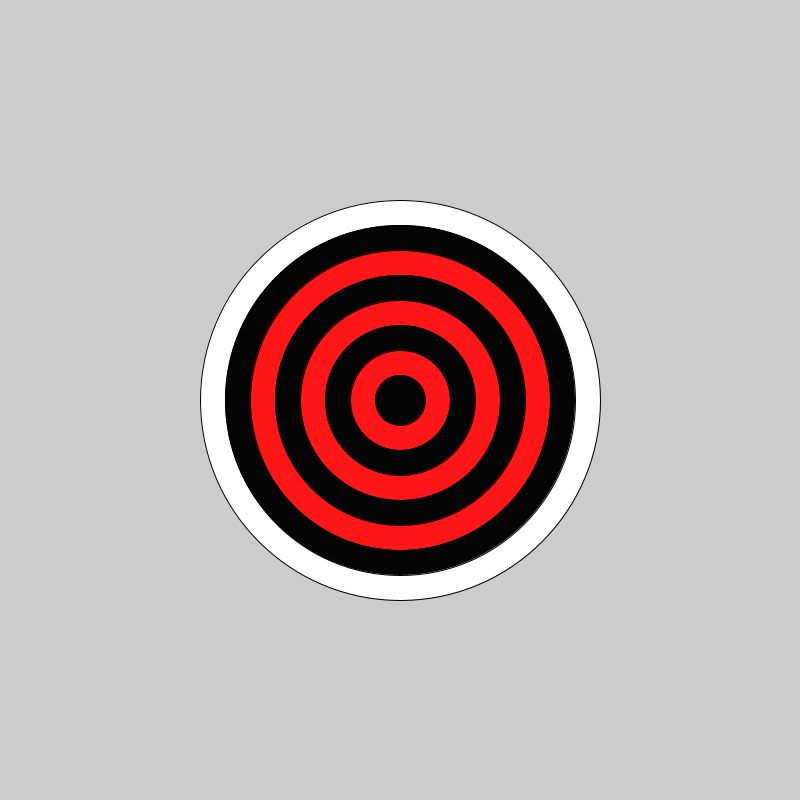
Frame 1 (no input)
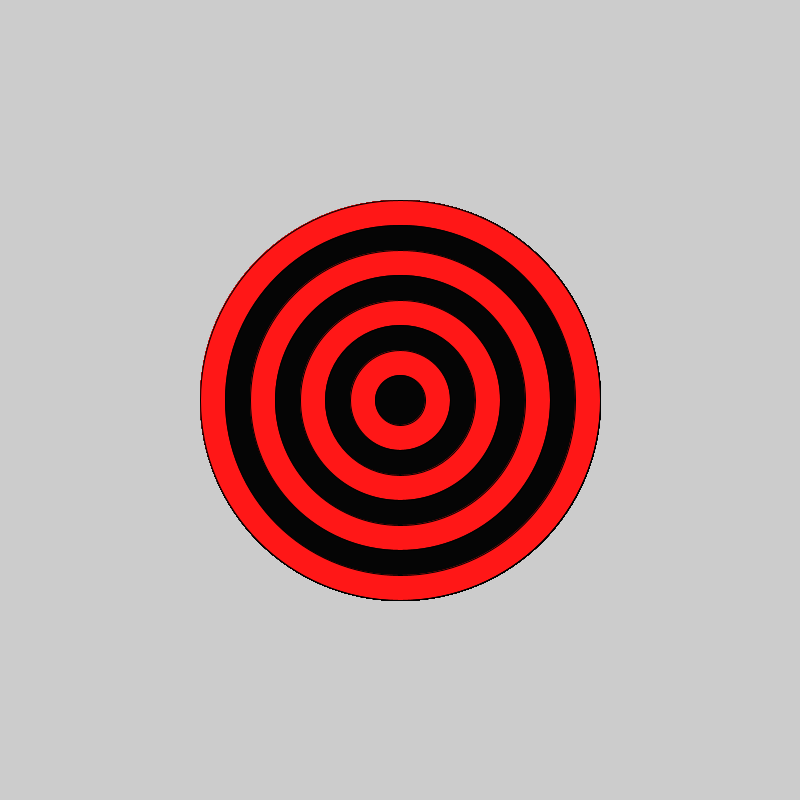
Frame 60 (the mouse pressed at the canvas centre just before this capture)
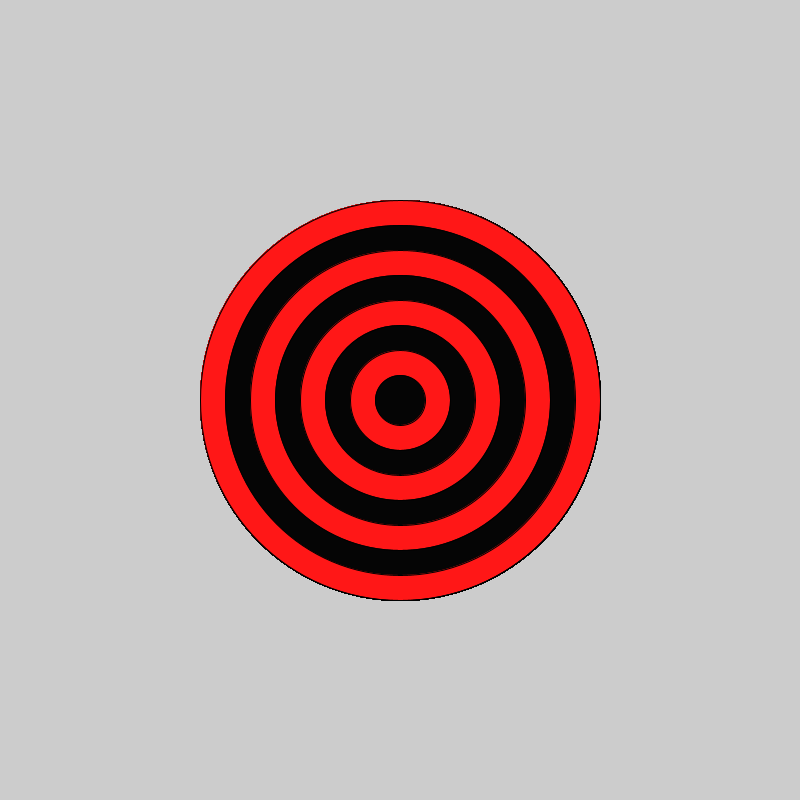
Frame 120 (the mouse held since frame 60 and released just before this capture)

The Processing sketch that drew these frames (run headless with seeded random() and noise(); from frame 60 on, the mouse is pressed at the canvas centre):

// Processing sketch: bullseye
// ── bullseye.pde

void setup() {
 
  // set the size of your sketch
  size(800, 800);
}

void draw() {
  
  //Starting with the largest ellipse, use a for loop to draw a bullseye with ellipses.
  for (int i = 0; i < 8; i ++)
  {
      //fill(#FF1717);
  ellipse(400, 400, 400-(i*50), 400-(i*50));
 

  //Use an if statement and remainder to alternate the color of your rings.
if( i % 2 ==0 ){
    fill(#050505);
  } else {fill (#FF1717);}
}
}
